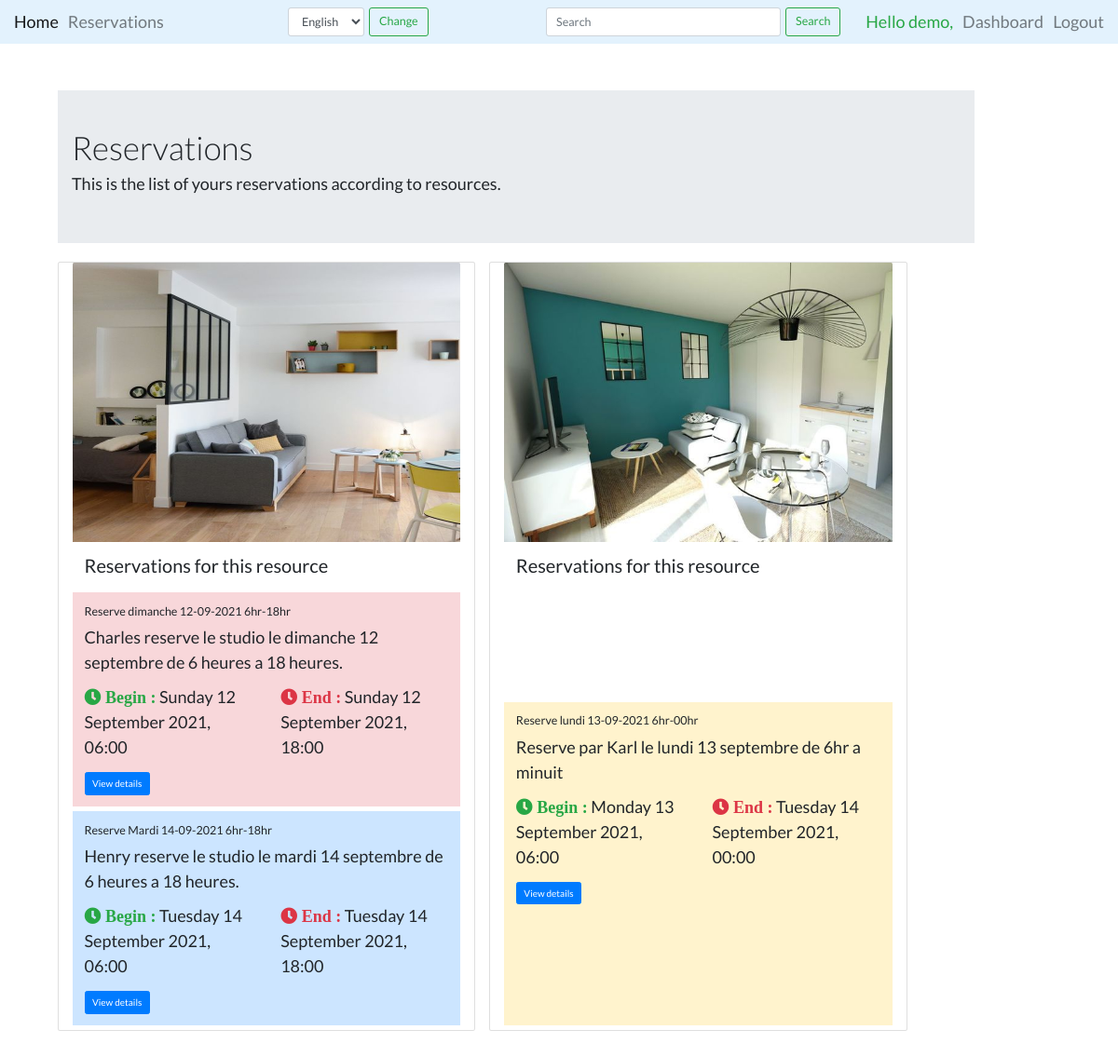
Page /core/resource/reservation/ (signed in) on the earlier database version.
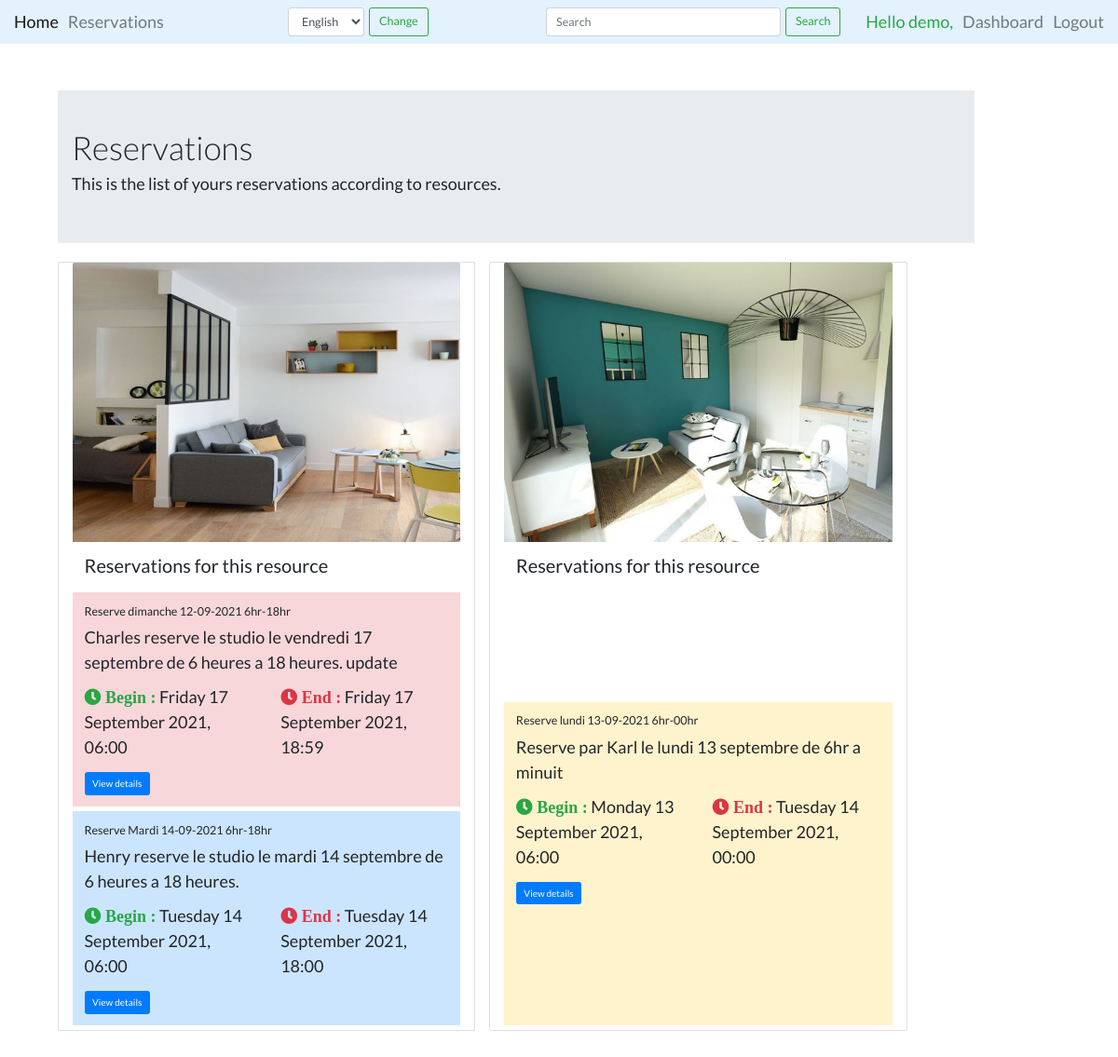
Same page on the later database version.
### core/models.py (models this page shows, shortened)
class Reservation(models.Model):
    STATUS_CHOICES = (
        ('pending', _('Pending')),
        ('confirmed', _('Confirmed')),
        ('in_progress', _('In Progress')),
        ('ended', _('Ended')),
        ('canceled', _('Canceled')),
    )
    title = models.CharField(max_length=200)
    overview = models.TextField(null=True, blank=True)
    status = models.CharField(max_length=15,
                              choices=STATUS_CHOICES,
                              default='pending')
    created = models.DateTimeField(default=timezone.now)
    updated = models.DateTimeField(auto_now=True)
    start_date = models.DateTimeField()
    end_date = models.DateTimeField()
    resource = models.ForeignKey(Resource,
                                 default=None,
                                 on_delete=models.CASCADE)
    user = models.ForeignKey(User,
                             on_delete=models.CASCADE,
                             related_name='reservations',
                             default=1)

class Resource(models.Model):
    _upload_link = 'images/resource'
    name = models.CharField(max_length=100, unique=True)
    slug = models.SlugField(max_length=100, unique=True)
    description = models.TextField(null=True, blank=True)
    price = models.IntegerField()
    is_available = models.BooleanField(default=True)
    address_line = models.CharField(max_length=100)
    country = models.CharField(max_length=50)
    state = models.CharField(max_length=50)
    city = models.CharField(max_length=50)
    picture = models.ImageField(blank=True, upload_to=_upload_link)
    created = models.DateTimeField(auto_now_add=True)
    updated = models.DateTimeField(auto_now=True)
    type = models.ForeignKey(ResourceType,
                             on_delete=models.SET_NULL,
                             blank=True,
                             null=True)
    objects = models.Manager()  # The default manager.
    available = AvailableManager()  # Our custom manager.

### core/views.py (the view)
# urls.py: path('reservation/', views.reservation_list, name='reserv_list'),
@login_required
def reservation_list(request):
    user = request.user
    if user.is_staff:
        key = f'user_{user.id}_res_by_resource'
        res_by_resource = cache.get(key)
        if not res_by_resource:
            res_by_resource = [
                Reservation.objects.filter(resource__slug=resource.slug)
                for resource in Resource.available.all()
            ]
            cache.set(key, res_by_resource)
    else:
        key = f'user_{user.id}_res_by_resource'
        res_by_resource = cache.get(key)
        if not res_by_resource:
            res_by_resource = [
                Reservation.objects.filter(
                    resource__slug=resource.slug).filter(user_id=user.id)
                for resource in Resource.available.all()
            ]
            cache.set(key, res_by_resource)
    context = {
        'res_by_resource': res_by_resource,
    }
    return render(request, 'core/reservation_list.html', context)

### core/models.py (called while the page is built)
    def get_queryset(self):
        return super(AvailableManager,
                     self).get_queryset().filter(is_available=True)

### core/templates/core/reservation_list.html (shortened to what this page needs)
{% extends 'base.html' %}
{% load static %}
{% load i18n %}
{% block styles %}
<link rel="stylesheet" href="{% static 'css/reservation_list.css' %}" type="text/css">
{% endblock %}
{% block content %}
<div class="content container" style="margin: auto; max-width: 98vw; padding: 5rem; font-size: large;">
    <div class="sections row">
        <section class="col-md-11 col-lg-11 col-sm-11">
            <div class="jumbotron jumbotron-fluid">
                <div class="container">
                    <h1 class="display-4">{% trans "Reservations" %}</h1>
                    <p class="display-6">{% trans "This is the list of yours reservations according to resources." %}
                    </p>
                </div>
            </div>
        </section>
        <section class="main col-md-12 col-lg-12 col-sm-12 row">
            {% for reservations in res_by_resource %}
            {% if reservations %}
            <div class="card col-lg-5 col-sm-12 ml-4 mb-4">
                <img src="{{ reservations.0.resource.picture.url }}" class="card-img-top" alt="resource image">
                <div class="card-body">
                    <h2>{% trans "Reservations for this resource" %}</h2>
                </div>
                {% for res in reservations %}
                <div class="card-body {{ res.status }} mb-2">
                    {% if user.is_staff %}
                    <h5 class="card-title">{{ res.title }} | {% trans "Requested by" %} {{res.user.username}}</h5>
                    {% else %}
                    <h5 class="card-title">{{ res.title }}</h5>
                    {% endif %}
                    <p class="card-text">{{ res.overview }}</p>
                    <div class="row">
                        <p class="card-text col-lg-6">
                            <i class="fas fa-clock text-success"> {% trans "Begin :" %} </i>
                            {{ res.start_date | date:"l d F Y, H:i" }}
                        </p>
                        <p class="card-text col-lg-6">
                            <i class="fas fa-clock text-danger"> {% trans "End :" %} </i>
                            {{ res.end_date | date:"l d F Y, H:i" }}
                        </p>
                    </div>
                    <a href="{% url 'core:reserv_detail' res.resource.slug res.id %}" class="btn btn-primary">
                        {% trans "View details" %}
                    </a>
                </div>
                {% endfor %}
            </div>
            {% endif %}
            {% endfor %}
        </section>
    </div>
</div>
{% endblock %}

Differences in the rows shown:
changed Reservation: overview "Charles reserve le studio le dimanche 12 septembre de 6 heures a 18 heures." → "Charles reserve le studio le vendredi 17 septembre de 6 heures a 18 heures. update"; start_date "Sunday 12 September 2021, 06:00" → "Friday 17 September 2021, 06:00"; end_date "Sunday 12 September 2021, 18:00" → "Friday 17 September 2021, 18:59"
